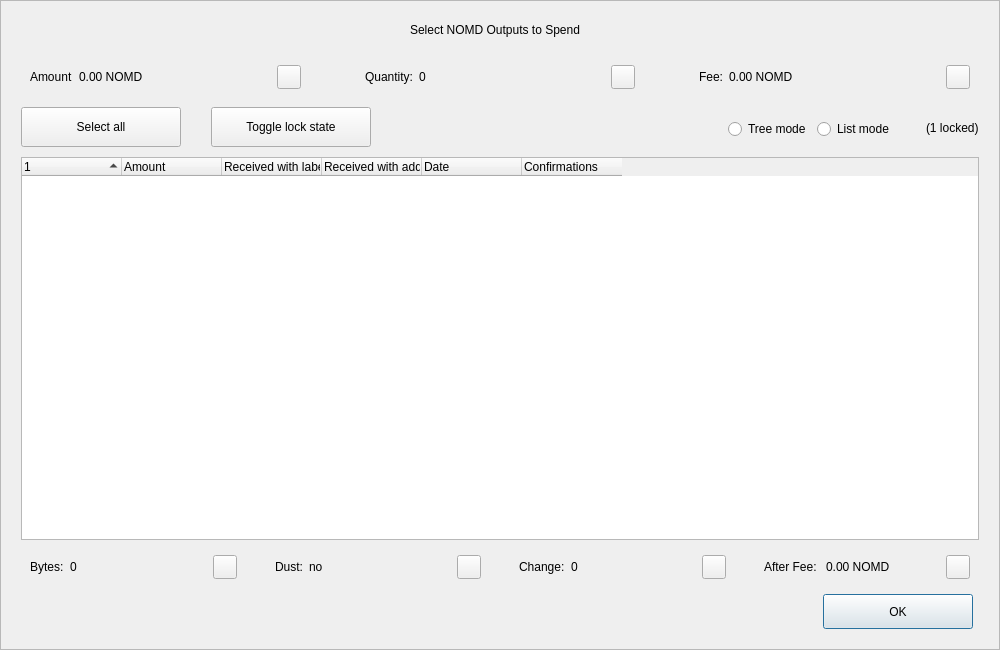
<?xml version="1.0" encoding="UTF-8"?>
<ui version="4.0">
 <class>CoinControlDialog</class>
 <widget class="QDialog" name="CoinControlDialog">
  <property name="geometry">
   <rect>
    <x>0</x>
    <y>0</y>
    <width>1000</width>
    <height>650</height>
   </rect>
  </property>
  <property name="minimumSize">
   <size>
    <width>950</width>
    <height>650</height>
   </size>
  </property>
  <property name="windowTitle">
   <string>Coin Selection</string>
  </property>
  <property name="styleSheet">
   <string notr="true"/>
  </property>
  <layout class="QVBoxLayout" name="verticalLayout">
   <property name="spacing">
    <number>0</number>
   </property>
   <property name="leftMargin">
    <number>0</number>
   </property>
   <property name="topMargin">
    <number>0</number>
   </property>
   <property name="rightMargin">
    <number>0</number>
   </property>
   <property name="bottomMargin">
    <number>0</number>
   </property>
   <item>
    <widget class="QFrame" name="frameContainer">
     <property name="toolTipDuration">
      <number>0</number>
     </property>
     <property name="frameShape">
      <enum>QFrame::StyledPanel</enum>
     </property>
     <property name="frameShadow">
      <enum>QFrame::Raised</enum>
     </property>
     <layout class="QVBoxLayout" name="verticalLayout_2">
      <property name="leftMargin">
       <number>0</number>
      </property>
      <property name="rightMargin">
       <number>0</number>
      </property>
      <property name="bottomMargin">
       <number>20</number>
      </property>
      <item>
       <layout class="QHBoxLayout" name="horizontalLayout_12">
        <property name="spacing">
         <number>0</number>
        </property>
        <property name="leftMargin">
         <number>20</number>
        </property>
        <property name="rightMargin">
         <number>30</number>
        </property>
        <item>
         <spacer name="horizontalSpacer_4">
          <property name="orientation">
           <enum>Qt::Horizontal</enum>
          </property>
          <property name="sizeHint" stdset="0">
           <size>
            <width>40</width>
            <height>20</height>
           </size>
          </property>
         </spacer>
        </item>
        <item>
         <widget class="QLabel" name="labelTitle">
          <property name="minimumSize">
           <size>
            <width>0</width>
            <height>40</height>
           </size>
          </property>
          <property name="maximumSize">
           <size>
            <width>16777215</width>
            <height>40</height>
           </size>
          </property>
          <property name="text">
           <string>Select NOMD Outputs to Spend</string>
          </property>
          <property name="alignment">
           <set>Qt::AlignCenter</set>
          </property>
          <property name="margin">
           <number>7</number>
          </property>
         </widget>
        </item>
        <item>
         <spacer name="horizontalSpacer_5">
          <property name="orientation">
           <enum>Qt::Horizontal</enum>
          </property>
          <property name="sizeHint" stdset="0">
           <size>
            <width>40</width>
            <height>20</height>
           </size>
          </property>
         </spacer>
        </item>
       </layout>
      </item>
      <item>
       <layout class="QHBoxLayout" name="horizontalLayout_8">
        <property name="leftMargin">
         <number>20</number>
        </property>
        <property name="rightMargin">
         <number>20</number>
        </property>
        <item>
         <widget class="QWidget" name="layoutAmount" native="true">
          <layout class="QHBoxLayout" name="horizontalLayout_9" stretch="0,1,0">
           <item>
            <widget class="QLabel" name="labelCoinControlAmountText">
             <property name="text">
              <string>Amount</string>
             </property>
            </widget>
           </item>
           <item>
            <widget class="QLabel" name="labelCoinControlAmount">
             <property name="text">
              <string>0.00 NOMD</string>
             </property>
            </widget>
           </item>
           <item alignment="Qt::AlignHCenter|Qt::AlignVCenter">
            <widget class="QPushButton" name="pushButtonAmount">
             <property name="minimumSize">
              <size>
               <width>0</width>
               <height>24</height>
              </size>
             </property>
             <property name="maximumSize">
              <size>
               <width>24</width>
               <height>26</height>
              </size>
             </property>
             <property name="focusPolicy">
              <enum>Qt::NoFocus</enum>
             </property>
             <property name="styleSheet">
              <string notr="true">padding-bottom:2px;
padding-right:4px;</string>
             </property>
             <property name="text">
              <string/>
             </property>
            </widget>
           </item>
          </layout>
         </widget>
        </item>
        <item>
         <spacer name="horizontalSpacer_2">
          <property name="orientation">
           <enum>Qt::Horizontal</enum>
          </property>
          <property name="sizeType">
           <enum>QSizePolicy::Fixed</enum>
          </property>
          <property name="sizeHint" stdset="0">
           <size>
            <width>40</width>
            <height>20</height>
           </size>
          </property>
         </spacer>
        </item>
        <item>
         <widget class="QWidget" name="layoutQuantity" native="true">
          <layout class="QHBoxLayout" name="horizontalLayout_10" stretch="0,1,0">
           <item>
            <widget class="QLabel" name="labelCoinControlQuantityText">
             <property name="text">
              <string>Quantity:</string>
             </property>
            </widget>
           </item>
           <item>
            <widget class="QLabel" name="labelCoinControlQuantity">
             <property name="text">
              <string>0</string>
             </property>
            </widget>
           </item>
           <item alignment="Qt::AlignHCenter|Qt::AlignVCenter">
            <widget class="QPushButton" name="pushButtonQuantity">
             <property name="minimumSize">
              <size>
               <width>0</width>
               <height>24</height>
              </size>
             </property>
             <property name="maximumSize">
              <size>
               <width>24</width>
               <height>26</height>
              </size>
             </property>
             <property name="focusPolicy">
              <enum>Qt::NoFocus</enum>
             </property>
             <property name="styleSheet">
              <string notr="true">padding-bottom:2px;
               padding-right:4px;</string>
             </property>
             <property name="text">
              <string/>
             </property>
            </widget>
           </item>
          </layout>
         </widget>
        </item>
        <item>
         <spacer name="horizontalSpacer_22">
          <property name="orientation">
           <enum>Qt::Horizontal</enum>
          </property>
          <property name="sizeType">
           <enum>QSizePolicy::Fixed</enum>
          </property>
          <property name="sizeHint" stdset="0">
           <size>
            <width>40</width>
            <height>20</height>
           </size>
          </property>
         </spacer>
        </item>
        <item>
         <widget class="QWidget" name="layoutFee" native="true">
          <layout class="QHBoxLayout" name="horizontalLayout_11" stretch="0,1,0">
           <item>
            <widget class="QLabel" name="labelCoinControlFeeText">
             <property name="text">
              <string>Fee:</string>
             </property>
            </widget>
           </item>
           <item>
            <widget class="QLabel" name="labelCoinControlFee">
             <property name="text">
              <string>0.00 NOMD</string>
             </property>
            </widget>
           </item>
           <item alignment="Qt::AlignHCenter|Qt::AlignVCenter">
            <widget class="QPushButton" name="pushButtonFee">
             <property name="minimumSize">
              <size>
               <width>0</width>
               <height>24</height>
              </size>
             </property>
             <property name="maximumSize">
              <size>
               <width>24</width>
               <height>26</height>
              </size>
             </property>
             <property name="focusPolicy">
              <enum>Qt::NoFocus</enum>
             </property>
             <property name="styleSheet">
              <string notr="true">padding-bottom:2px;
               padding-right:4px;</string>
             </property>
             <property name="text">
              <string/>
             </property>
            </widget>
           </item>
          </layout>
         </widget>
        </item>
       </layout>
      </item>
      <item>
       <widget class="QFrame" name="frame">
        <property name="minimumSize">
         <size>
          <width>0</width>
          <height>40</height>
         </size>
        </property>
        <property name="styleSheet">
         <string notr="true">#frame {
	border:0;
}</string>
        </property>
        <property name="frameShape">
         <enum>QFrame::StyledPanel</enum>
        </property>
        <property name="frameShadow">
         <enum>QFrame::Sunken</enum>
        </property>
        <layout class="QHBoxLayout" name="horizontalLayout">
         <property name="spacing">
          <number>0</number>
         </property>
         <property name="leftMargin">
          <number>20</number>
         </property>
         <property name="topMargin">
          <number>0</number>
         </property>
         <property name="rightMargin">
          <number>20</number>
         </property>
         <property name="bottomMargin">
          <number>0</number>
         </property>
         <item>
          <layout class="QHBoxLayout" name="horizontalLayoutPanel" stretch="0,0,0,0,0,0">
           <property name="spacing">
            <number>20</number>
           </property>
           <item>
            <widget class="QPushButton" name="pushButtonSelectAll">
             <property name="sizePolicy">
              <sizepolicy hsizetype="Maximum" vsizetype="Fixed">
               <horstretch>0</horstretch>
               <verstretch>0</verstretch>
              </sizepolicy>
             </property>
             <property name="minimumSize">
              <size>
               <width>160</width>
               <height>40</height>
              </size>
             </property>
             <property name="maximumSize">
              <size>
               <width>16777215</width>
               <height>40</height>
              </size>
             </property>
             <property name="text">
              <string>Select all</string>
             </property>
             <property name="checkable">
              <bool>true</bool>
             </property>
             <property name="checked">
              <bool>false</bool>
             </property>
             <property name="autoExclusive">
              <bool>false</bool>
             </property>
             <property name="autoDefault">
              <bool>false</bool>
             </property>
            </widget>
           </item>
           <item>
            <spacer name="horizontalSpacer_6">
             <property name="orientation">
              <enum>Qt::Horizontal</enum>
             </property>
             <property name="sizeType">
              <enum>QSizePolicy::Fixed</enum>
             </property>
             <property name="sizeHint" stdset="0">
              <size>
               <width>10</width>
               <height>20</height>
              </size>
             </property>
            </spacer>
           </item>
           <item>
            <widget class="QPushButton" name="pushButtonToggleLock">
             <property name="sizePolicy">
              <sizepolicy hsizetype="Maximum" vsizetype="Fixed">
               <horstretch>0</horstretch>
               <verstretch>0</verstretch>
              </sizepolicy>
             </property>
             <property name="minimumSize">
              <size>
               <width>160</width>
               <height>40</height>
              </size>
             </property>
             <property name="maximumSize">
              <size>
               <width>16777215</width>
               <height>40</height>
              </size>
             </property>
             <property name="text">
              <string>Toggle lock state</string>
             </property>
             <property name="checkable">
              <bool>true</bool>
             </property>
             <property name="autoExclusive">
              <bool>false</bool>
             </property>
             <property name="autoDefault">
              <bool>false</bool>
             </property>
            </widget>
           </item>
           <item>
            <spacer name="horizontalSpacer_7">
             <property name="orientation">
              <enum>Qt::Horizontal</enum>
             </property>
             <property name="sizeType">
              <enum>QSizePolicy::Expanding</enum>
             </property>
             <property name="sizeHint" stdset="0">
              <size>
               <width>30</width>
               <height>20</height>
              </size>
             </property>
            </spacer>
           </item>
           <item alignment="Qt::AlignRight">
            <widget class="QGroupBox" name="groupBox_2">
             <property name="styleSheet">
              <string notr="true">#groupBox_2 {
    background-color:transparent;
    border-radius:0;
}</string>
             </property>
             <property name="title">
              <string/>
             </property>
             <layout class="QHBoxLayout" name="horizontalLayout_14">
              <item>
               <widget class="QRadioButton" name="radioTreeMode">
                <property name="sizePolicy">
                 <sizepolicy hsizetype="Maximum" vsizetype="Fixed">
                  <horstretch>0</horstretch>
                  <verstretch>0</verstretch>
                 </sizepolicy>
                </property>
                <property name="text">
                 <string>Tree mode</string>
                </property>
               </widget>
              </item>
              <item>
               <widget class="QRadioButton" name="radioListMode">
                <property name="sizePolicy">
                 <sizepolicy hsizetype="Maximum" vsizetype="Fixed">
                  <horstretch>0</horstretch>
                  <verstretch>0</verstretch>
                 </sizepolicy>
                </property>
                <property name="text">
                 <string>List mode</string>
                </property>
                <property name="checked">
                 <bool>false</bool>
                </property>
               </widget>
              </item>
             </layout>
            </widget>
           </item>
           <item>
            <widget class="QLabel" name="labelLocked">
             <property name="text">
              <string>(1 locked)</string>
             </property>
            </widget>
           </item>
          </layout>
         </item>
        </layout>
       </widget>
      </item>
      <item>
       <layout class="QHBoxLayout" name="horizontalLayout_13">
        <property name="leftMargin">
         <number>20</number>
        </property>
        <property name="rightMargin">
         <number>20</number>
        </property>
        <item>
         <widget class="CoinControlTreeWidget" name="treeWidget">
          <property name="contextMenuPolicy">
           <enum>Qt::CustomContextMenu</enum>
          </property>
          <property name="styleSheet">
           <string notr="true"/>
          </property>
          <property name="sortingEnabled">
           <bool>false</bool>
          </property>
          <property name="columnCount">
           <number>6</number>
          </property>
          <attribute name="headerShowSortIndicator" stdset="0">
           <bool>true</bool>
          </attribute>
          <attribute name="headerStretchLastSection">
           <bool>false</bool>
          </attribute>
          <column>
           <property name="text">
            <string/>
           </property>
          </column>
          <column>
           <property name="text">
            <string>Amount</string>
           </property>
          </column>
          <column>
           <property name="text">
            <string>Received with label</string>
           </property>
          </column>
          <column>
           <property name="text">
            <string>Received with address</string>
           </property>
          </column>
          <column>
           <property name="text">
            <string>Date</string>
           </property>
          </column>
          <column>
           <property name="text">
            <string>Confirmations</string>
           </property>
           <property name="toolTip">
            <string>Confirmed</string>
           </property>
          </column>
         </widget>
        </item>
       </layout>
      </item>
      <item>
       <layout class="QHBoxLayout" name="horizontalLayout_3">
        <property name="spacing">
         <number>20</number>
        </property>
        <property name="leftMargin">
         <number>20</number>
        </property>
        <property name="rightMargin">
         <number>20</number>
        </property>
        <item>
         <widget class="QWidget" name="layoutBytes" native="true">
          <layout class="QHBoxLayout" name="horizontalLayout_4" stretch="0,1,0">
           <item>
            <widget class="QLabel" name="labelCoinControlBytesText">
             <property name="text">
              <string>Bytes:</string>
             </property>
            </widget>
           </item>
           <item>
            <widget class="QLabel" name="labelCoinControlBytes">
             <property name="text">
              <string>0</string>
             </property>
            </widget>
           </item>
           <item alignment="Qt::AlignHCenter|Qt::AlignVCenter">
            <widget class="QPushButton" name="pushButtonBytes">
             <property name="minimumSize">
              <size>
               <width>0</width>
               <height>24</height>
              </size>
             </property>
             <property name="maximumSize">
              <size>
               <width>24</width>
               <height>26</height>
              </size>
             </property>
             <property name="focusPolicy">
              <enum>Qt::NoFocus</enum>
             </property>
             <property name="styleSheet">
              <string notr="true">padding-bottom:2px;
               padding-right:4px;</string>
             </property>
             <property name="text">
              <string/>
             </property>
            </widget>
           </item>
          </layout>
         </widget>
        </item>
        <item>
         <widget class="QWidget" name="layoutDust" native="true">
          <layout class="QHBoxLayout" name="horizontalLayout_5" stretch="0,1,0">
           <item>
            <widget class="QLabel" name="labelCoinControlLowOutputText">
             <property name="text">
              <string>Dust:</string>
             </property>
            </widget>
           </item>
           <item>
            <widget class="QLabel" name="labelCoinControlLowOutput">
             <property name="text">
              <string>no</string>
             </property>
            </widget>
           </item>
           <item alignment="Qt::AlignHCenter|Qt::AlignVCenter">
            <widget class="QPushButton" name="pushButtonDust">
             <property name="minimumSize">
              <size>
               <width>0</width>
               <height>24</height>
              </size>
             </property>
             <property name="maximumSize">
              <size>
               <width>24</width>
               <height>26</height>
              </size>
             </property>
             <property name="focusPolicy">
              <enum>Qt::NoFocus</enum>
             </property>
             <property name="styleSheet">
              <string notr="true">padding-bottom:2px;
               padding-right:4px;</string>
             </property>
             <property name="text">
              <string/>
             </property>
            </widget>
           </item>
          </layout>
         </widget>
        </item>
        <item>
         <widget class="QWidget" name="layoutChange" native="true">
          <layout class="QHBoxLayout" name="horizontalLayout_6" stretch="0,1,0">
           <item>
            <widget class="QLabel" name="labelCoinControlChangeText">
             <property name="text">
              <string>Change:</string>
             </property>
            </widget>
           </item>
           <item>
            <widget class="QLabel" name="labelCoinControlChange">
             <property name="text">
              <string>0</string>
             </property>
            </widget>
           </item>
           <item alignment="Qt::AlignHCenter|Qt::AlignVCenter">
            <widget class="QPushButton" name="pushButtonChange">
             <property name="minimumSize">
              <size>
               <width>0</width>
               <height>24</height>
              </size>
             </property>
             <property name="maximumSize">
              <size>
               <width>24</width>
               <height>26</height>
              </size>
             </property>
             <property name="focusPolicy">
              <enum>Qt::NoFocus</enum>
             </property>
             <property name="styleSheet">
              <string notr="true">padding-bottom:2px;
               padding-right:4px;</string>
             </property>
             <property name="text">
              <string/>
             </property>
            </widget>
           </item>
          </layout>
         </widget>
        </item>
        <item>
         <widget class="QWidget" name="layoutAfter" native="true">
          <layout class="QHBoxLayout" name="horizontalLayout_7" stretch="0,1,0">
           <item>
            <widget class="QLabel" name="labelCoinControlAfterFeeText">
             <property name="text">
              <string>After Fee: </string>
             </property>
            </widget>
           </item>
           <item>
            <widget class="QLabel" name="labelCoinControlAfterFee">
             <property name="text">
              <string>0.00 NOMD</string>
             </property>
            </widget>
           </item>
           <item alignment="Qt::AlignHCenter|Qt::AlignVCenter">
            <widget class="QPushButton" name="pushButtonAlterFee">
             <property name="minimumSize">
              <size>
               <width>0</width>
               <height>24</height>
              </size>
             </property>
             <property name="maximumSize">
              <size>
               <width>24</width>
               <height>26</height>
              </size>
             </property>
             <property name="focusPolicy">
              <enum>Qt::NoFocus</enum>
             </property>
             <property name="styleSheet">
              <string notr="true">padding-bottom:2px;
               padding-right:4px;</string>
             </property>
             <property name="text">
              <string/>
             </property>
            </widget>
           </item>
          </layout>
         </widget>
        </item>
       </layout>
      </item>
      <item>
       <layout class="QHBoxLayout" name="horizontalLayout_2">
        <property name="spacing">
         <number>0</number>
        </property>
        <property name="leftMargin">
         <number>20</number>
        </property>
        <property name="rightMargin">
         <number>26</number>
        </property>
        <item>
         <spacer name="horizontalSpacer_3">
          <property name="orientation">
           <enum>Qt::Horizontal</enum>
          </property>
          <property name="sizeHint" stdset="0">
           <size>
            <width>558</width>
            <height>20</height>
           </size>
          </property>
         </spacer>
        </item>
        <item>
         <widget class="QPushButton" name="pushButtonOk">
          <property name="minimumSize">
           <size>
            <width>150</width>
            <height>35</height>
           </size>
          </property>
          <property name="text">
           <string>OK</string>
          </property>
         </widget>
        </item>
       </layout>
      </item>
     </layout>
    </widget>
   </item>
  </layout>
 </widget>
 <customwidgets>
  <customwidget>
   <class>CoinControlTreeWidget</class>
   <extends>QTreeWidget</extends>
   <header>coincontroltreewidget.h</header>
  </customwidget>
 </customwidgets>
 <resources/>
 <connections/>
</ui>
